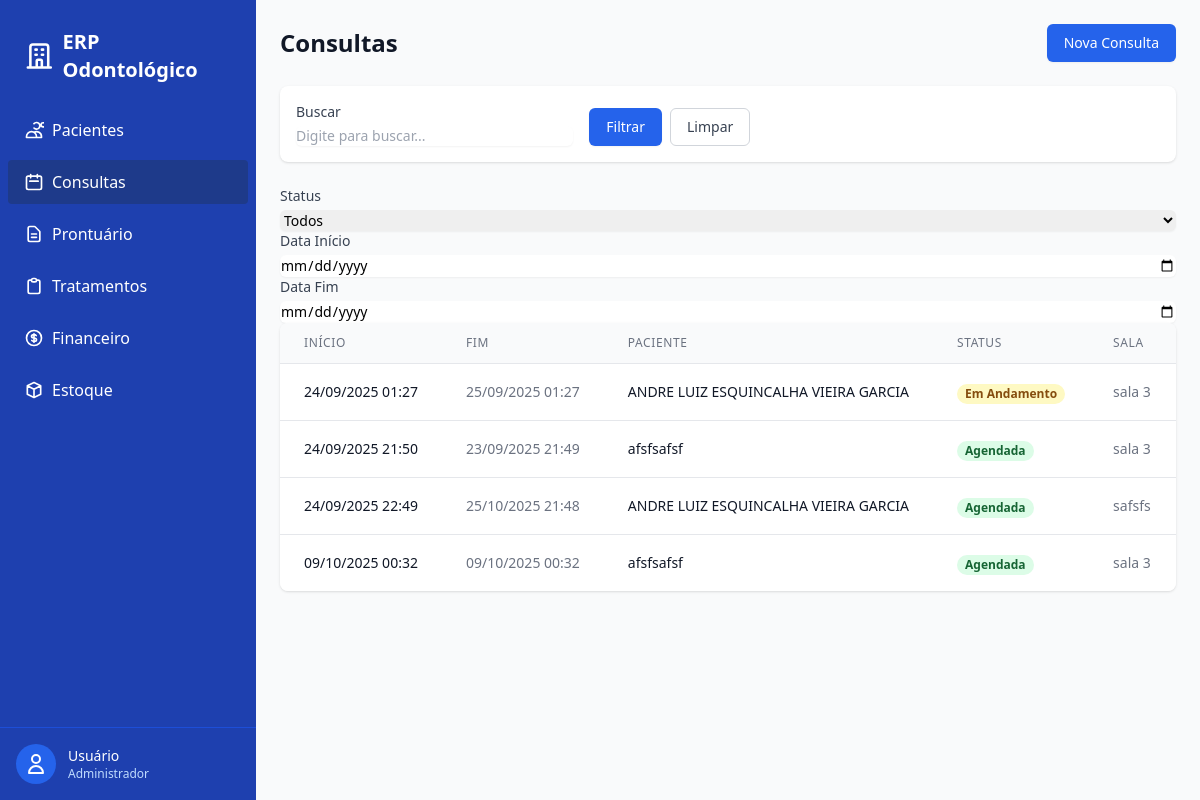
Page /consultas/ (signed in) on the earlier database version.
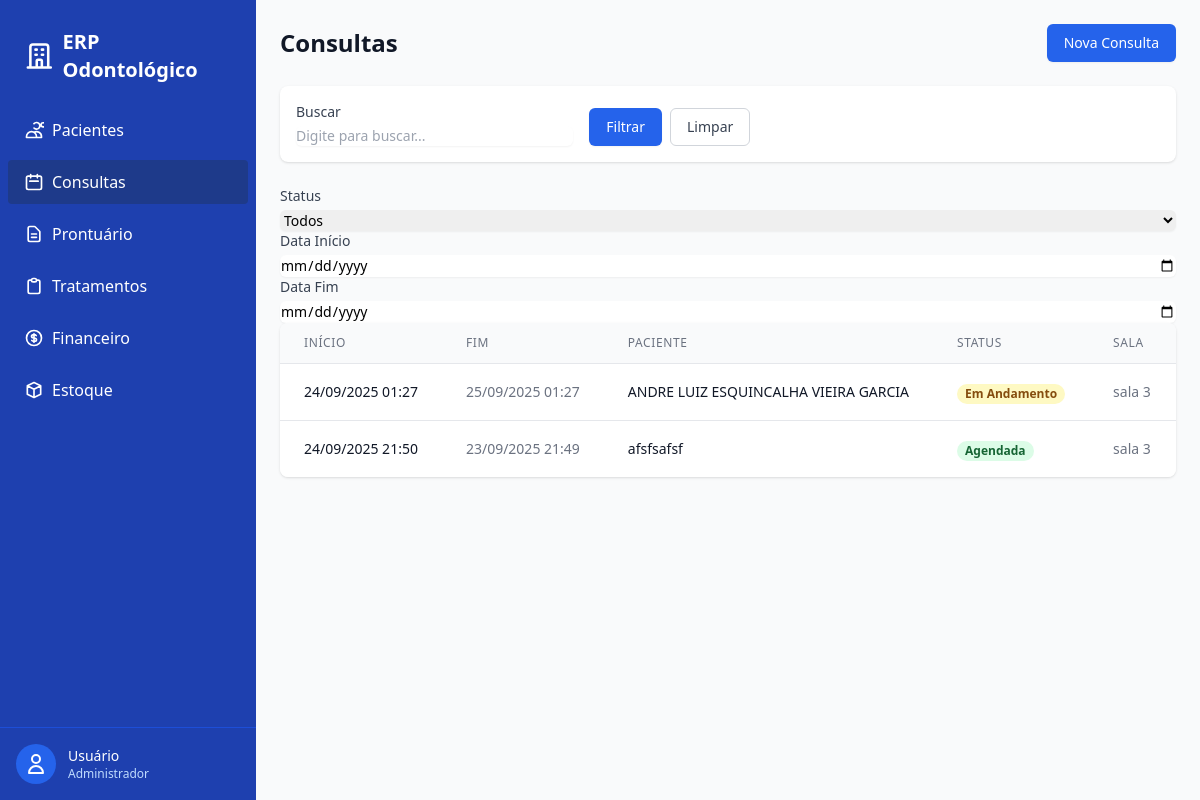
Same page on the later database version.
### consultas/models.py (models this page shows, shortened)
class Consulta(models.Model):
    class Status(models.TextChoices):
        AGENDADA = "AG", "Agendada"
        CONFIRMADA = "CF", "Confirmada"
        EM_ANDAMENTO = "EA", "Em andamento"
        CONCLUIDA = "CO", "Concluída"
        CANCELADA = "CA", "Cancelada"
        FALTOU = "FA", "Faltou"
    paciente = models.ForeignKey(Paciente, verbose_name=("Paciente"), on_delete=models.PROTECT)
    status = models.CharField(
        max_length=2,
        choices=Status.choices,
        default=Status.AGENDADA
    )
    inicio = models.DateTimeField()
    fim = models.DateTimeField()
    sala = models.CharField(max_length=30)
    observacoes = models.TextField(blank=True)
    criado_em = models.DateTimeField(auto_now_add=True)
    class Meta:
        ordering = ['inicio']
        verbose_name = "Consulta"
        verbose_name_plural = "Consultas"

### pacientes/models.py (models this page shows, shortened)
class Paciente(models.Model):
    nome = models.CharField(max_length=250)
    cpf = models.CharField(unique=True)
    data_nascimento = models.DateField()
    telefone = models.CharField()
    email = models.EmailField(blank=True)
    endereco = models.TextField(blank=True)
    is_active = models.BooleanField(default=True)
    deleted_at = models.DateTimeField(null=True, blank=True)
    criado_em = models.DateTimeField(auto_now_add=True)
    atualizado_em = models.DateTimeField(auto_now=True)
    class Meta:
        ordering = ['nome']
        verbose_name = "Paciente"
        verbose_name_plural = "Pacientes"

### consultas/views.py (the view)
# urls.py: path("", views.ConsultaListView.as_view(), name="list"),
class ConsultaListView(LoginRequiredMixin, PermissionRequiredMixin, SearchMixin, ListView):
    model = Consulta
    template_name = "consultas/consulta_list.html"
    context_object_name = "consultas"
    paginate_by = 20
    permission_required = "consultas.view_consulta"
    search_fields = ["paciente__nome", "sala", "observacoes", "status"]
    def get_queryset(self):
        qs = super().get_queryset().select_related("paciente")
        paciente_id = self.request.GET.get("paciente")
        if paciente_id:
            try:
                qs = qs.filter(paciente_id=int(paciente_id))
            except (TypeError, ValueError):
                pass
        status = self.request.GET.get("status")
        if status:
            qs = qs.filter(status=status)
        start = self.request.GET.get("start")
        end = self.request.GET.get("end")
        if start:
            qs = qs.filter(inicio__date__gte=start)
        if end:
            qs = qs.filter(inicio__date__lte=end)
        return qs.order_by("inicio")
    def get_context_data(self, **kwargs):
        ctx = super().get_context_data(**kwargs)
        paciente_id = self.request.GET.get("paciente")
        ctx["paciente_filtro"] = None
        if paciente_id and str(paciente_id).isdigit():
            from pacientes.models import Paciente
            ctx["paciente_filtro"] = Paciente.objects.filter(pk=paciente_id).first()
        return ctx

### consultas/views.py (called while the page is built)
    def get_queryset(self):
        qs = super().get_queryset()
        q = self.request.GET.get(self.search_param, "").strip()
        if q:
            from django.db.models import Q
            query = Q()
            for f in self.search_fields:
                query |= Q(**{f"{f}__icontains": q})
            qs = qs.filter(query)
        return qs

### templates/consultas/consulta_list.html (shortened to what the changed rows need)
{% extends "base.html" %}
{% load static %}
{% block content %}
<div class="mb-6 flex justify-between items-center">
    <div>
        <h1 class="text-2xl font-bold text-gray-900">Consultas</h1>
    </div>
</div>
<div class="bg-white shadow overflow-hidden sm:rounded-lg">
    <div class="overflow-x-auto">
        <table class="min-w-full divide-y divide-gray-200">
            <thead class="bg-gray-50">
                <tr>
                    <th scope="col"
                        class="px-6 py-3 text-left text-xs font-medium text-gray-500 uppercase tracking-wider">Início
                    </th>
                    <th scope="col"
                        class="px-6 py-3 text-left text-xs font-medium text-gray-500 uppercase tracking-wider">Fim</th>
                    <th scope="col"
                        class="px-6 py-3 text-left text-xs font-medium text-gray-500 uppercase tracking-wider">Paciente
                    </th>
                    <th scope="col"
                        class="px-6 py-3 text-left text-xs font-medium text-gray-500 uppercase tracking-wider">Status
                    </th>
                    <th scope="col"
                        class="px-6 py-3 text-left text-xs font-medium text-gray-500 uppercase tracking-wider">Sala</th>
                </tr>
            </thead>
            <tbody class="bg-white divide-y divide-gray-200">
                {% for consulta in consultas %}
                <tr class="hover:bg-gray-50">
                    <td class="px-6 py-4 whitespace-nowrap">
                        <div class="text-sm font-medium text-gray-900">{{ consulta.inicio|date:"d/m/Y H:i" }}</div>
                    </td>
                    <td class="px-6 py-4 whitespace-nowrap">
                        <div class="text-sm text-gray-500">{{ consulta.fim|date:"d/m/Y H:i" }}</div>
                    </td>
                    <td class="px-6 py-4 whitespace-nowrap">
                        <div class="text-sm font-medium text-gray-900">{{ consulta.paciente.nome }}</div>
                    </td>
                    <td class="px-6 py-4 whitespace-nowrap">
                        {% if consulta.status == 'AG' %}
                        <span
                            class="px-2 inline-flex text-xs leading-5 font-semibold rounded-full bg-green-100 text-green-800">Agendada</span>
                        {% elif consulta.status == 'CF' %}
                        <span
                            class="px-2 inline-flex text-xs leading-5 font-semibold rounded-full bg-blue-100 text-blue-800">Confirmada</span>
                        {% elif consulta.status == 'EA' %}
                        <span
                            class="px-2 inline-flex text-xs leading-5 font-semibold rounded-full bg-yellow-100 text-yellow-800">Em
                            Andamento</span>
                        {% elif consulta.status == 'CO' %}
                        <span
                            class="px-2 inline-flex text-xs leading-5 font-semibold rounded-full bg-gray-100 text-gray-800">Concluída</span>
                        {% elif consulta.status == 'CA' %}
                        <span
                            class="px-2 inline-flex text-xs leading-5 font-semibold rounded-full bg-red-100 text-red-800">Cancelada</span>
                        {% elif consulta.status == 'FA' %}
                        <span
                            class="px-2 inline-flex text-xs leading-5 font-semibold rounded-full bg-orange-100 text-orange-800">Faltou</span>
                        {% endif %}
                    </td>
                    <td class="px-6 py-4 whitespace-nowrap">
                        <div class="text-sm text-gray-500">{{ consulta.sala }}</div>
                    </td>
                </tr>
                {% empty %}
                <tr>
                    <td colspan="6" class="px-6 py-4 text-center text-sm text-gray-500">
                        Nenhuma consulta encontrada.
                    </td>
                </tr>
                {% endfor %}
            </tbody>
        </table>
    </div>
</div>
{% endblock %}

Differences in the rows shown:
removed Consulta: inicio "24/09/2025 22:49", fim "25/10/2025 21:48", paciente.nome "ANDRE LUIZ ESQUINCALHA VIEIRA GARCIA", status "Agendada", sala "safsfs"
removed Consulta: inicio "09/10/2025 00:32", fim "09/10/2025 00:32", paciente.nome "afsfsafsf", status "Agendada", sala "sala 3"
